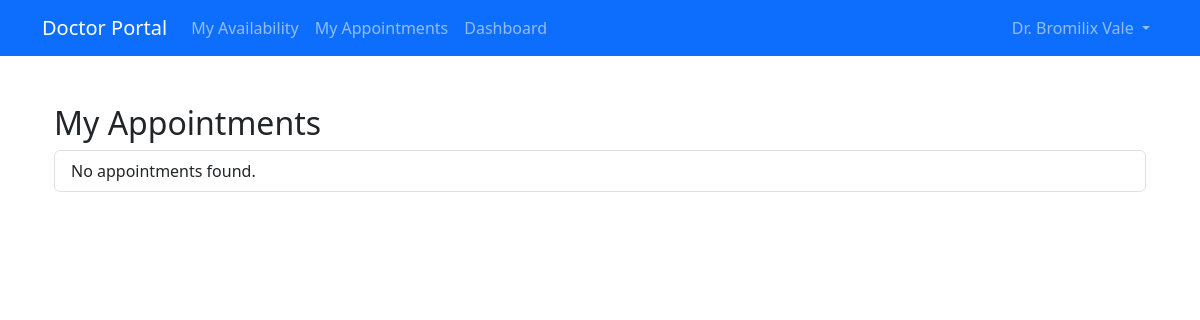
Before: /appointment/doctor/appointments/ (signed in) with the older database file.
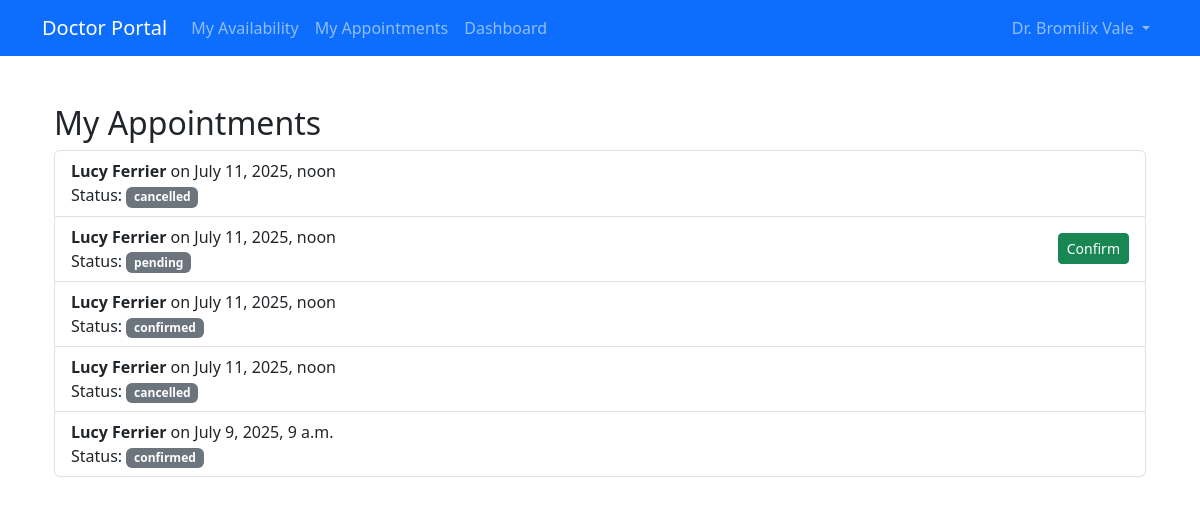
After: the same page with the newer database file.
### doctor/models.py (models this page shows, shortened)
class Doctor(models.Model):
    STATUS_CHOICES = [
        ('active', 'Active'),
        ('inactive', 'Inactive')
    ]
    user = models.OneToOneField(User, on_delete=models.CASCADE, null=True, blank=True)
    department = models.ForeignKey(Department, on_delete=models.CASCADE, related_name="doctors")
    fname = models.CharField(max_length=64)
    lname = models.CharField(max_length=64)
    license = models.CharField(max_length=20, unique=True)
    specialisation = models.CharField(max_length=64)
    email = models.EmailField(max_length=64, unique=True)
    phone = models.CharField(max_length=20)
    address = models.TextField(max_length=500)
    password = models.CharField(max_length=128, default='@User123')
    status = models.CharField(max_length=10, choices=STATUS_CHOICES, default="active")
    created_at = models.DateTimeField(auto_now_add=True)
    updated_at = models.DateTimeField(auto_now=True)
    class Meta:
        verbose_name = 'Doctor'
        verbose_name_plural = 'Doctors'

### appointment/models.py (models this page shows, shortened)
class Appointment(models.Model):
    STATUS_CHOICES = [
        ('pending', 'Pending'),
        ('confirmed', 'Confirmed'),
        ('cancelled', 'Cancelled'),
        ('completed', 'Completed'),
    ]
    REASON_CHOICES = [
        ('first_time', 'First-time Visit'),
        ('follow_up', 'Follow-up'),
        ('referral', 'Referral')
    ]
    patient = models.ForeignKey(Patient, on_delete=models.CASCADE)
    doctor = models.ForeignKey(Doctor, on_delete=models.CASCADE)
    appointed_datetime = models.DateTimeField()
    status = models.CharField(max_length=10, choices=STATUS_CHOICES, default='pending')
    visit_reason = models.CharField(max_length=20, choices=REASON_CHOICES)
    cancellation_reason = models.TextField(blank=True, null=True)
    cancelled_by = models.CharField(max_length=10, blank=True, null=True)  # 'doctor' or 'patient'
    notes = models.TextField(blank=True, null=True)
    created_at = models.DateTimeField(auto_now_add=True)
    deleted_at = models.DateTimeField(blank=True, null=True)

### patient/models.py (models this page shows, shortened)
class Patient(models.Model):
    TITLES = [
        ('mr', 'Mr'),
        ('mrs', 'Mrs'),
        ('mss', 'Miss'),
        ('ms', 'Ms'),
        ('dr', 'Dr'),
    ]
    GENDER_CHOICES = [
        ('M', 'Male'),
        ('F', 'Female'),
        ('O', 'Other'),
        ('P', 'Prefer not to say'),
    ]
    MARITAL_STATUS_CHOICES = [
        ('M', 'Married'),
        ('U', 'Unmarried'),
        ('P', 'Prefer not to say'),
    ]
    STATUS_CHOICES = [
        ('active', 'Active'),
        ('inactive', 'Inactive'),
    ]
    title = models.CharField(max_length=10, choices=TITLES, blank=True, null=True)
    fname = models.CharField(max_length=64)
    lname = models.CharField(max_length=64)
    date_of_birth = models.DateField(blank=True, null=True)
    gender = models.CharField(max_length=20, choices=GENDER_CHOICES, blank=True, null=True)
    marital_status = models.CharField(max_length=20, choices=MARITAL_STATUS_CHOICES, blank=True, null=True)
    phone = models.CharField(max_length=20, blank=True, null=True)
    email = models.EmailField(max_length=64)
    address = models.TextField(blank=True, null=True)
    password = models.CharField(max_length=128)
    status = models.CharField(max_length=10, choices=STATUS_CHOICES, default='active')
    created_at = models.DateTimeField(auto_now_add=True)
    updated_at = models.DateTimeField(auto_now=True)

### appointment/views.py (the view)
# urls.py: path('doctor/appointments/', views.doctor_appointments, name='doctor_appointments'),
@doctor_login_required
def doctor_appointments(request):
    doctor = request.doctor
    appointments = Appointment.objects.filter(doctor=doctor).order_by('-created_at')
    return render(request, 'appointment/doctor_appointments.html', {
        'appointments': appointments,
        'doctor': doctor,
    })

### appointment/templates/appointment/doctor_appointments.html
{% extends 'appointment/base.html' %}
{% block content %}
<div class="container mt-5">
    <h2>My Appointments</h2>
    <ul class="list-group">
        {% for appt in appointments %}
            <li class="list-group-item d-flex justify-content-between align-items-center">
                <div>
                    <strong>{{ appt.patient.fname }} {{ appt.patient.lname }}</strong> on {{ appt.appointed_datetime }}<br>
                    Status: <span class="badge bg-secondary">{{ appt.status }}</span>
                </div>
                {% if appt.status == 'pending' %}
                <a href="{% url 'appointment:confirm_appointment' appt.id %}" class="btn btn-sm btn-success">Confirm</a>
                {% endif %}
            </li>
        {% empty %}
            <li class="list-group-item">No appointments found.</li>
        {% endfor %}
    </ul>
</div>
{% endblock %}

### appointment/templates/appointment/base.html (shortened to what this page needs)
<!doctype html>
<html lang="en">
  <head>
    <link href="https://cdn.jsdelivr.net/npm/bootstrap@5.3.7/dist/css/bootstrap.min.css" rel="stylesheet">
  </head>
  <body>
    {% if doctor %}
    <nav class="navbar navbar-expand-lg navbar-dark bg-primary">
        <div class="container">
            <a class="navbar-brand" href="{% url 'appointment:availability' %}">Doctor Portal</a>
            <div class="collapse navbar-collapse" id="navbarNav">
                <ul class="navbar-nav me-auto">
                    <li class="nav-item">
                        <a class="nav-link" href="{% url 'appointment:availability' %}">My Availability</a>
                    </li>
                    <li class="nav-item">
                        <a class="nav-link" href="{% url 'appointment:doctor_appointments' %}">My Appointments</a>
                    </li>
                    <li class="nav-item">
                        <a class="nav-link" href="{% url 'doctor:dashboard' %}">Dashboard</a>
                    </li>
                </ul>
                <ul class="navbar-nav">
                    <li class="nav-item dropdown">
                        <a class="nav-link dropdown-toggle" href="#" id="navbarDropdown" role="button" data-bs-toggle="dropdown">
                            Dr. {{ doctor.fname }} {{ doctor.lname }}
                        </a>
                    </li>
                </ul>
            </div>
        </div>
    </nav>
    {% endif %}
    <div class="container mt-3">
        {% block content %}
        {% endblock %}
    </div>
  </body>
</html>

Changed rows visible on the page:
added Appointment: patient.fname "Lucy", patient.lname "Ferrier", appointed_datetime "July 11, 2025, noon", status "cancelled"
added Appointment: patient.fname "Lucy", patient.lname "Ferrier", appointed_datetime "July 11, 2025, noon", status "pending", shows "Confirm"
added Appointment: patient.fname "Lucy", patient.lname "Ferrier", appointed_datetime "July 11, 2025, noon", status "confirmed"
added Appointment: patient.fname "Lucy", patient.lname "Ferrier", appointed_datetime "July 11, 2025, noon", status "cancelled"
added Appointment: patient.fname "Lucy", patient.lname "Ferrier", appointed_datetime "July 9, 2025, 9 a.m.", status "confirmed"
Other visible differences:
text no longer shown: "No appointments found."
